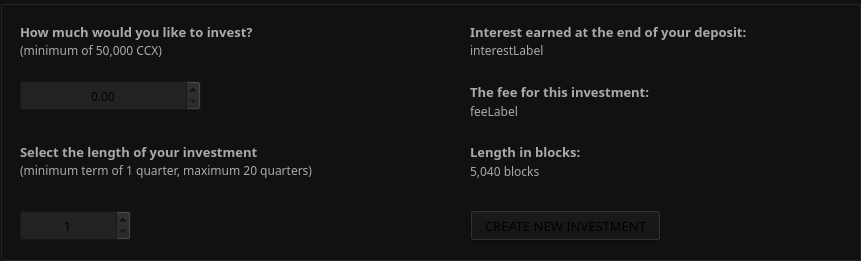
     <widget class="QGroupBox" name="investmentsBox">
      <property name="geometry">
       <rect>
        <x>20</x>
        <y>420</y>
        <width>861</width>
        <height>261</height>
       </rect>
      </property>
      <property name="styleSheet">
       <string notr="true">background-color: #111111;</string>
      </property>
      <property name="title">
       <string/>
      </property>
      <widget class="QPushButton" name="m_investButton">
       <property name="geometry">
        <rect>
         <x>470</x>
         <y>210</y>
         <width>191</width>
         <height>31</height>
        </rect>
       </property>
       <property name="minimumSize">
        <size>
         <width>30</width>
         <height>31</height>
        </size>
       </property>
       <property name="font">
        <font>
         <family>Poppins</family>
         <pointsize>10</pointsize>
        </font>
       </property>
       <property name="styleSheet">
        <string notr="true">color: #aaa; \nbackground-color: #333; \nborder-top: 3px solid orange; \nfont-size: 13px;\nfont-family: Poppins;</string>
       </property>
       <property name="text">
        <string>CREATE NEW INVESTMENT</string>
       </property>
      </widget>
      <widget class="QLabel" name="label_21">
       <property name="geometry">
        <rect>
         <x>20</x>
         <y>140</y>
         <width>371</width>
         <height>23</height>
        </rect>
       </property>
       <property name="font">
        <font>
         <family>Poppins</family>
         <pointsize>10</pointsize>
         <weight>75</weight>
         <bold>true</bold>
        </font>
       </property>
       <property name="styleSheet">
        <string notr="true">color: #aaa;</string>
       </property>
       <property name="text">
        <string>Select the length of your investment</string>
       </property>
       <property name="alignment">
        <set>Qt::AlignLeading|Qt::AlignLeft|Qt::AlignVCenter</set>
       </property>
      </widget>
      <widget class="QLabel" name="m_feeTextLabel_5">
       <property name="geometry">
        <rect>
         <x>470</x>
         <y>80</y>
         <width>371</width>
         <height>23</height>
        </rect>
       </property>
       <property name="font">
        <font>
         <family>Poppins</family>
         <pointsize>10</pointsize>
         <weight>75</weight>
         <bold>true</bold>
        </font>
       </property>
       <property name="styleSheet">
        <string notr="true">color: #aaa;</string>
       </property>
       <property name="text">
        <string>The fee for this investment:</string>
       </property>
      </widget>
      <widget class="QSpinBox" name="m_timeSpin_3">
       <property name="geometry">
        <rect>
         <x>20</x>
         <y>210</y>
         <width>111</width>
         <height>31</height>
        </rect>
       </property>
       <property name="font">
        <font>
         <family>Poppins</family>
         <pointsize>9</pointsize>
        </font>
       </property>
       <property name="styleSheet">
        <string notr="true">background-color: #222; padding: 5px</string>
       </property>
       <property name="alignment">
        <set>Qt::AlignCenter</set>
       </property>
       <property name="minimum">
        <number>1</number>
       </property>
       <property name="maximum">
        <number>12</number>
       </property>
      </widget>
      <widget class="QLabel" name="label_22">
       <property name="geometry">
        <rect>
         <x>20</x>
         <y>20</y>
         <width>371</width>
         <height>23</height>
        </rect>
       </property>
       <property name="font">
        <font>
         <family>Poppins</family>
         <pointsize>10</pointsize>
         <weight>75</weight>
         <bold>true</bold>
        </font>
       </property>
       <property name="styleSheet">
        <string notr="true">color: #aaa;</string>
       </property>
       <property name="text">
        <string>How much would you like to invest?</string>
       </property>
       <property name="alignment">
        <set>Qt::AlignLeading|Qt::AlignLeft|Qt::AlignVCenter</set>
       </property>
      </widget>
      <widget class="QLabel" name="m_nativeTimeLabel_3">
       <property name="geometry">
        <rect>
         <x>470</x>
         <y>160</y>
         <width>371</width>
         <height>23</height>
        </rect>
       </property>
       <property name="font">
        <font>
         <family>Poppins</family>
         <pointsize>9</pointsize>
        </font>
       </property>
       <property name="styleSheet">
        <string notr="true">color: #aaa;</string>
       </property>
       <property name="text">
        <string>5,040 blocks</string>
       </property>
       <property name="alignment">
        <set>Qt::AlignLeading|Qt::AlignLeft|Qt::AlignVCenter</set>
       </property>
      </widget>
      <widget class="QLabel" name="label_23">
       <property name="geometry">
        <rect>
         <x>470</x>
         <y>20</y>
         <width>371</width>
         <height>23</height>
        </rect>
       </property>
       <property name="font">
        <font>
         <family>Poppins</family>
         <pointsize>10</pointsize>
         <weight>75</weight>
         <bold>true</bold>
        </font>
       </property>
       <property name="styleSheet">
        <string notr="true">color: #aaa;</string>
       </property>
       <property name="text">
        <string>Interest earned at the end of your deposit:</string>
       </property>
       <property name="alignment">
        <set>Qt::AlignLeading|Qt::AlignLeft|Qt::AlignVCenter</set>
       </property>
      </widget>
      <widget class="QDoubleSpinBox" name="m_amountSpin_3">
       <property name="geometry">
        <rect>
         <x>20</x>
         <y>80</y>
         <width>181</width>
         <height>31</height>
        </rect>
       </property>
       <property name="font">
        <font>
         <family>Poppins</family>
         <pointsize>9</pointsize>
        </font>
       </property>
       <property name="styleSheet">
        <string notr="true">background-color: #222; padding: 5px;</string>
       </property>
       <property name="alignment">
        <set>Qt::AlignCenter</set>
       </property>
       <property name="maximum">
        <double>20000000.000000000000000</double>
       </property>
      </widget>
      <widget class="QLabel" name="m_feeLabel_3">
       <property name="geometry">
        <rect>
         <x>470</x>
         <y>100</y>
         <width>181</width>
         <height>23</height>
        </rect>
       </property>
       <property name="maximumSize">
        <size>
         <width>16777215</width>
         <height>16777209</height>
        </size>
       </property>
       <property name="font">
        <font>
         <family>Poppins</family>
         <pointsize>9</pointsize>
        </font>
       </property>
       <property name="styleSheet">
        <string notr="true">color: #aaa;</string>
       </property>
       <property name="text">
        <string>feeLabel</string>
       </property>
       <property name="alignment">
        <set>Qt::AlignLeading|Qt::AlignLeft|Qt::AlignVCenter</set>
       </property>
      </widget>
      <widget class="QLabel" name="m_interestLabel_3">
       <property name="geometry">
        <rect>
         <x>470</x>
         <y>40</y>
         <width>371</width>
         <height>21</height>
        </rect>
       </property>
       <property name="font">
        <font>
         <family>Poppins</family>
         <pointsize>9</pointsize>
        </font>
       </property>
       <property name="styleSheet">
        <string notr="true">color: #aaa;</string>
       </property>
       <property name="text">
        <string>interestLabel</string>
       </property>
       <property name="alignment">
        <set>Qt::AlignLeading|Qt::AlignLeft|Qt::AlignVCenter</set>
       </property>
      </widget>
      <widget class="QLabel" name="label_24">
       <property name="geometry">
        <rect>
         <x>20</x>
         <y>40</y>
         <width>371</width>
         <height>21</height>
        </rect>
       </property>
       <property name="font">
        <font>
         <family>Poppins</family>
         <pointsize>9</pointsize>
         <weight>50</weight>
         <bold>false</bold>
        </font>
       </property>
       <property name="styleSheet">
        <string notr="true">color: #aaa;</string>
       </property>
       <property name="text">
        <string>(minimum of 50,000 CCX)</string>
       </property>
       <property name="alignment">
        <set>Qt::AlignLeading|Qt::AlignLeft|Qt::AlignVCenter</set>
       </property>
      </widget>
      <widget class="QLabel" name="label_25">
       <property name="geometry">
        <rect>
         <x>20</x>
         <y>160</y>
         <width>371</width>
         <height>21</height>
        </rect>
       </property>
       <property name="font">
        <font>
         <family>Poppins</family>
         <pointsize>9</pointsize>
         <weight>50</weight>
         <bold>false</bold>
        </font>
       </property>
       <property name="styleSheet">
        <string notr="true">color: #aaa;</string>
       </property>
       <property name="text">
        <string>(minimum term of 1 quarter, maximum 20 quarters)</string>
       </property>
       <property name="alignment">
        <set>Qt::AlignLeading|Qt::AlignLeft|Qt::AlignVCenter</set>
       </property>
      </widget>
      <widget class="QLabel" name="m_feeTextLabel_6">
       <property name="geometry">
        <rect>
         <x>470</x>
         <y>140</y>
         <width>171</width>
         <height>23</height>
        </rect>
       </property>
       <property name="font">
        <font>
         <family>Poppins</family>
         <pointsize>10</pointsize>
         <weight>75</weight>
         <bold>true</bold>
        </font>
       </property>
       <property name="styleSheet">
        <string notr="true">color: #aaa;</string>
       </property>
       <property name="text">
        <string>Length in blocks:</string>
       </property>
      </widget>
     </widget>
